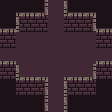

A 2D game scene composited from a Tiled map and its tileset images. What follows is a short description and the map's XML, with every tile layer's data as written:
An orthogonal 7x7 tile map with 16x16 px tiles, 3 tile layers (floor, backwall, frontwall).

<map version="1.0" tiledversion="1.0.3" orientation="orthogonal" renderorder="right-down" width="7" height="7" tilewidth="16" tileheight="16" nextobjectid="1">
 <tileset firstgid="1" name="testmap" tilewidth="16" tileheight="16" tilecount="64" columns="8">
  <image source="testmap.png" width="128" height="128" />
 </tileset>
 <layer name="floor" width="7" height="7">
  <data encoding="csv">
20,20,20,12,20,20,20,
20,12,12,12,12,12,20,
20,12,12,12,12,12,20,
12,12,12,12,12,12,12,
20,12,12,12,12,12,20,
20,12,12,12,12,12,20,
20,20,20,20,20,20,20
</data>
 </layer>
 <layer name="backwall" width="7" height="7">
  <data encoding="csv">
0,2,2,12,2,2,0,
2,10,10,12,10,10,2,
10,0,0,0,0,0,10,
2,0,0,0,0,0,2,
10,2,2,0,2,2,10,
0,10,10,0,10,10,0,
0,0,0,0,0,0,0
</data>
 </layer>
 <layer name="frontwall" width="7" height="7">
  <data encoding="csv">
0,0,4,0,6,0,0,
0,6,0,0,0,4,0,
0,0,0,0,0,0,0,
0,0,0,0,0,0,0,
0,6,0,0,0,4,0,
0,0,4,0,6,0,0,
0,0,4,12,6,0,0
</data>
 </layer>
</map>
